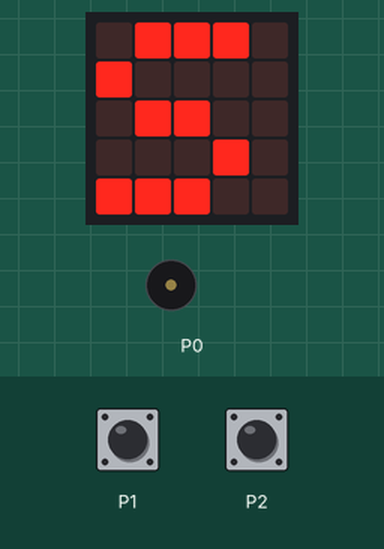
This program was run on a simulated BBC micro:bit (MakeCode). On the bench: the board's 5×5 LED display, buzzer (waves = sounding). Inputs (shaded band) come from the test bench. A reset restarts the program; random numbers come from a fixed seed.

Above: at 1.6 s.
1.7 s: touch pin P1 pressed for 0.15 s
At 3.1 s:
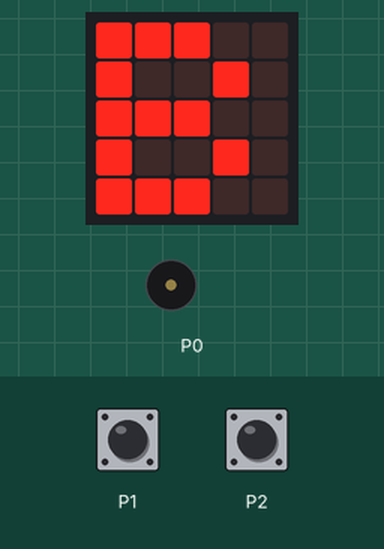
4.8 s: touch pin P2 pressed 5 times (0.12 s each, 0.3 s apart)
At 6.5 s:
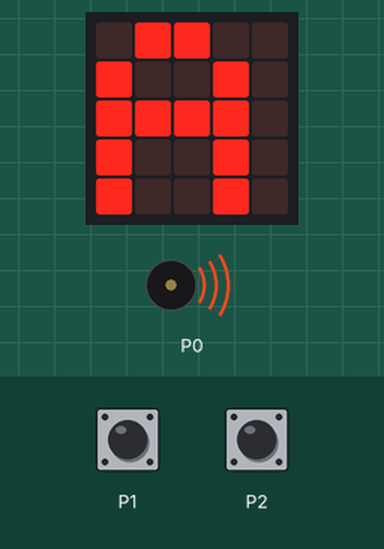
At 8.9 s:
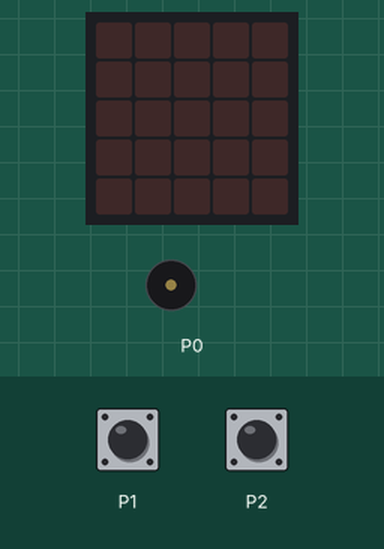
Timing chart, 0 to 23.3 s (numbered marks = the images above; inputs shaded):
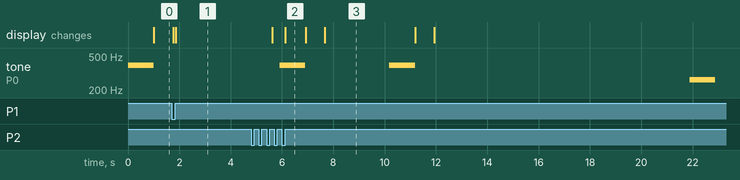

The program:

main.ts
```typescript
pins.touchSetMode(TouchTarget.P1, TouchTargetMode.Capacitive)
pins.touchSetMode(TouchTarget.P2, TouchTargetMode.Capacitive)
let cas = false
let pinA = 0
let pinB = 0
input.onPinPressed(TouchPin.P1, function on_pin_pressed_p1() {

    pinA = 1
})
input.onPinPressed(TouchPin.P2, function on_pin_pressed_p2() {

    pinB = 1
})
control.inBackground(function main() {

    music.playTone(Note.G, 1000)
    basic.showString("S")
    basic.clearScreen()
    cas = false
    basic.pause(randint(3000, 10000))
    cas = true
    if (pinA == 0 && pinB == 0) {
        music.playTone(Note.C, 1000)
    }

})
basic.forever(function points() {
    if (cas == false) {
        if (pinA == 1) {
            basic.showString("B")
            basic.pause(3000)
            control.reset()
        } else if (pinB == 1) {
            basic.showString("A")
            basic.pause(3000)
            control.reset()
        } else if (pinA == 1 && pinB == 1) {
            basic.showString("C")
            basic.pause(3000)
            control.reset()
        }

    }

    if (cas == true) {
        if (pinA == 1) {
            basic.showString("A")
            basic.pause(3000)
            control.reset()
        } else if (pinB == 1) {
            basic.showString("B")
            basic.pause(3000)
            control.reset()
        } else if (pinA == 1 && pinB == 1) {
            basic.showString("R")
            basic.pause(3000)
            control.reset()
        }

    }

})
```

test.ts
```typescript
// Tady jsou testy. Při použití tohoto balíčku jako rozšíření nebude zkompilováno.
```

Measured:
- by itself, tone on P0: plays 392 Hz for 1.0 s, 392 Hz for 1.0 s, 262 Hz for 1.0 s
- what the display in image 2 shows lasts 0.8 s, from 6.1 s to 6.9 s
